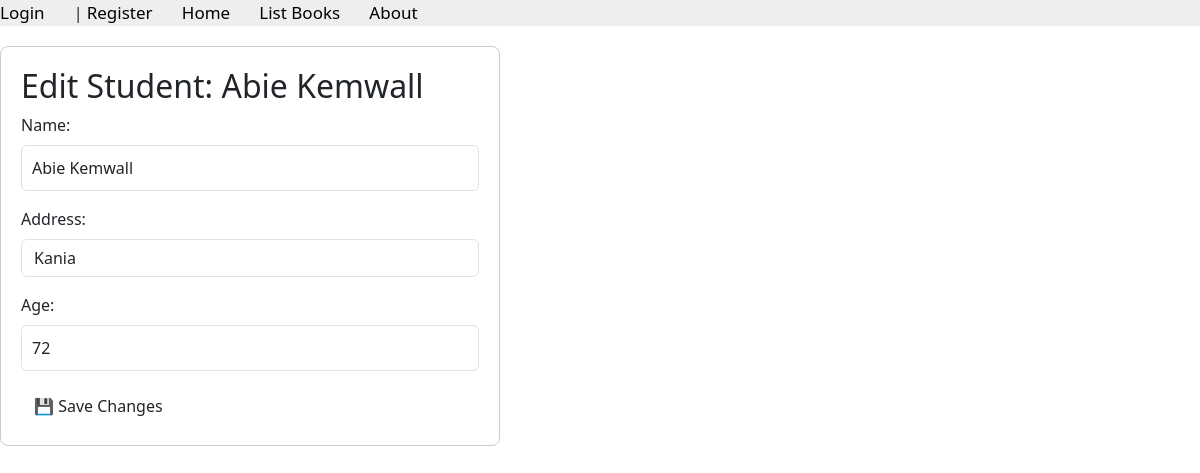
Page /books/lab11_task1/editstudent/126 on the earlier database version.
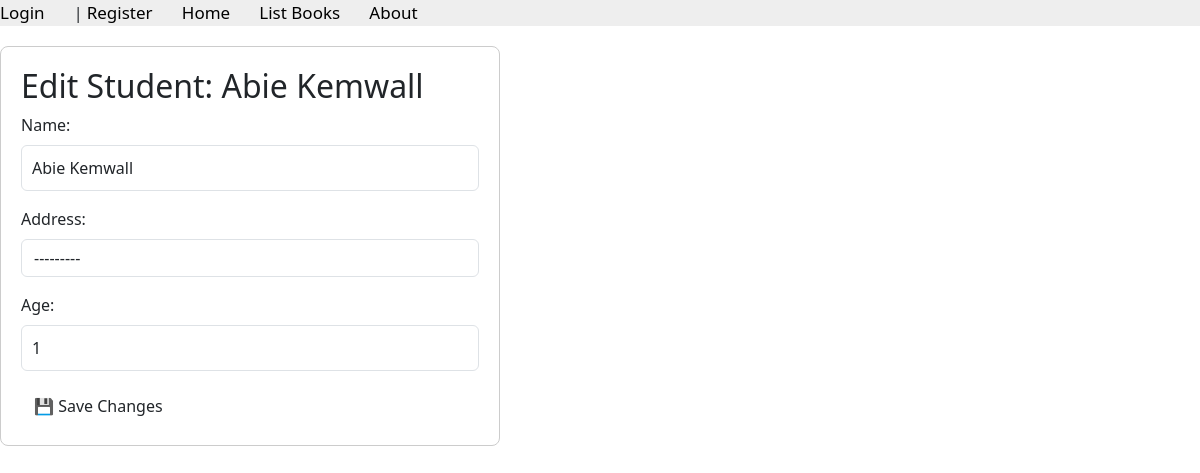
Same page on the later database version.
### apps/bookmodule/models.py (models this page shows)
class Student(models.Model):
    name = models.CharField(max_length = 50, null=True, blank=True)
    address = models.ForeignKey(Address, on_delete=models.SET_NULL, null=True, blank=True)
    age = models.IntegerField(default = 1)

### apps/bookmodule/views.py (the view)
# urls.py: path('lab11_task1/editstudent/<int:student_id>', views.lab11_task1_update , name='lab11_task1_update'),
def lab11_task1_update(request, student_id):
    student = get_object_or_404(Student, pk=student_id)
    if request.method == 'POST':
        form = StudentForm(request.POST, instance=student)
        if form.is_valid():
            form.save()
            return redirect('lab11_task1_list')
    else:
        form = StudentForm(instance=student)
    return render(request, 'usermodule/task1_editStudent.html', {'form': form, 'student': student})

### apps/bookmodule/forms.py
class StudentForm(forms.ModelForm):
    class Meta:
        model = Student
        fields = ['name', 'address', 'age']
        widgets = {
            'name': forms.TextInput(attrs={'class': 'form-control'}),
            'address': forms.Select(attrs={'class': 'form-control'}),
            'age': forms.NumberInput(attrs={'class': 'form-control'}),
        }

### apps/bookmodule/models.py (called while the page is built)
    def __str__(self):
        return self.city if self.city else "No City"

### apps/templates/usermodule/task1_editStudent.html (shortened to what this page needs)
{% extends "layouts/base.html" %}
{% load static %}
{% block content %}
<div class="form-container">
    <h2>Edit Student: {{ student.name }}</h2>
    <form method="post">
        {{ form.as_p }}
        <button class="btn" type="submit">💾 Save Changes</button>
    </form>
</div>
{% endblock content %}

Differences in the rows shown:
changed Student "Abie Kemwall": address "Kania" → "---------"; age "72" → "1"
